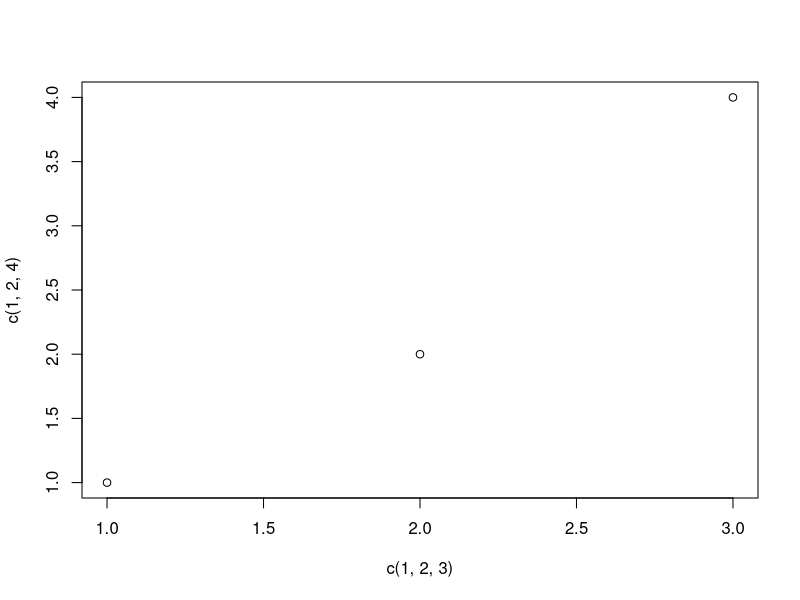
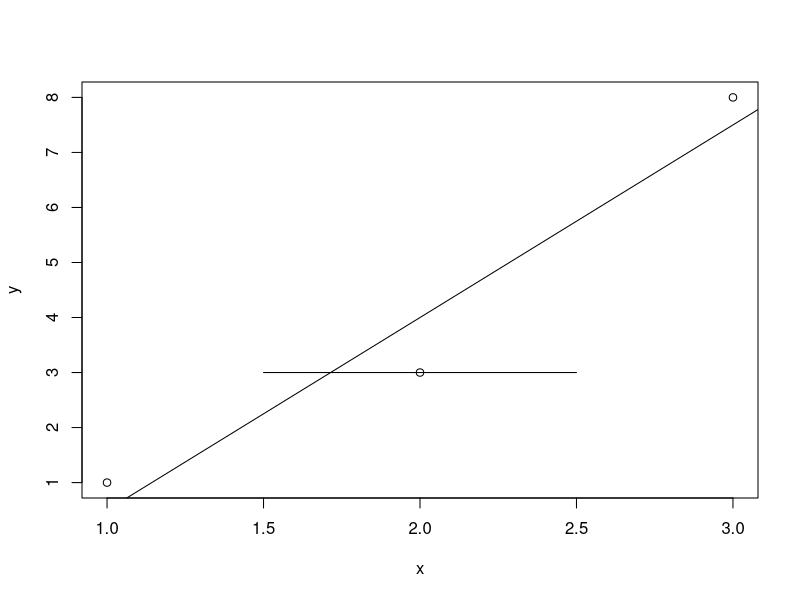
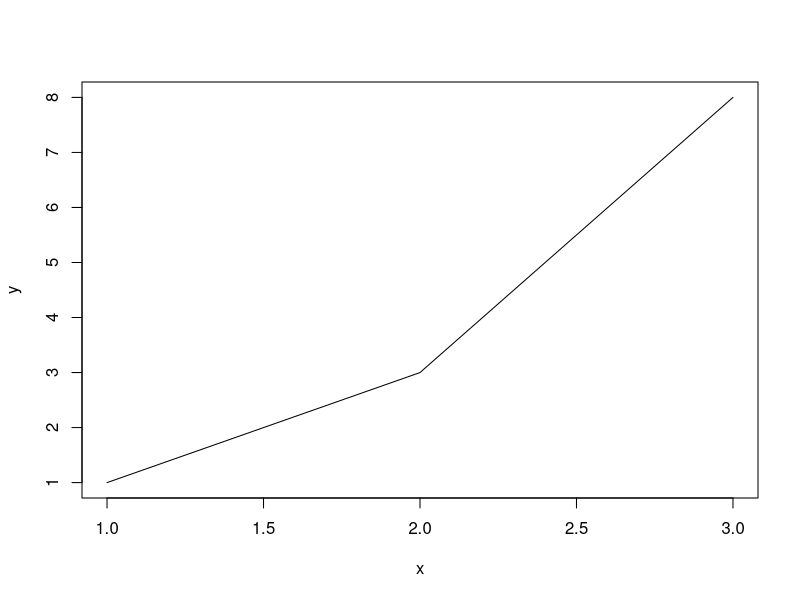
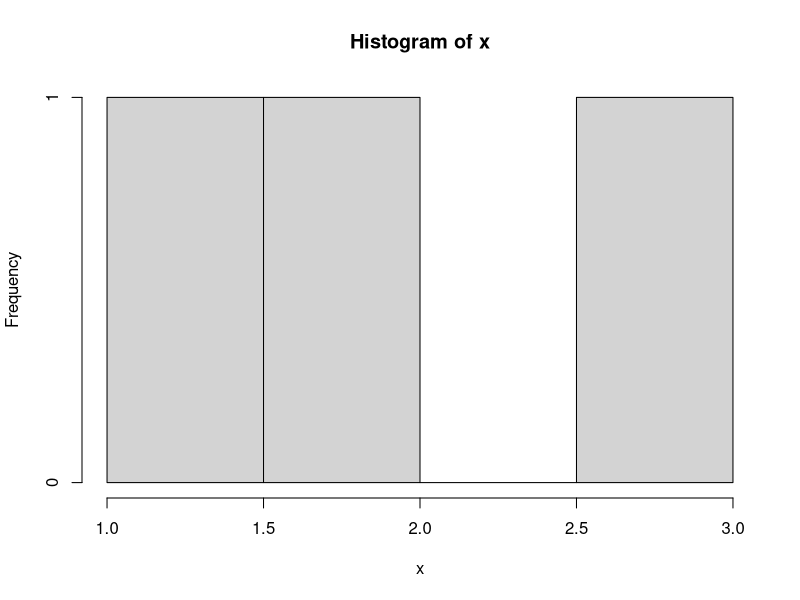
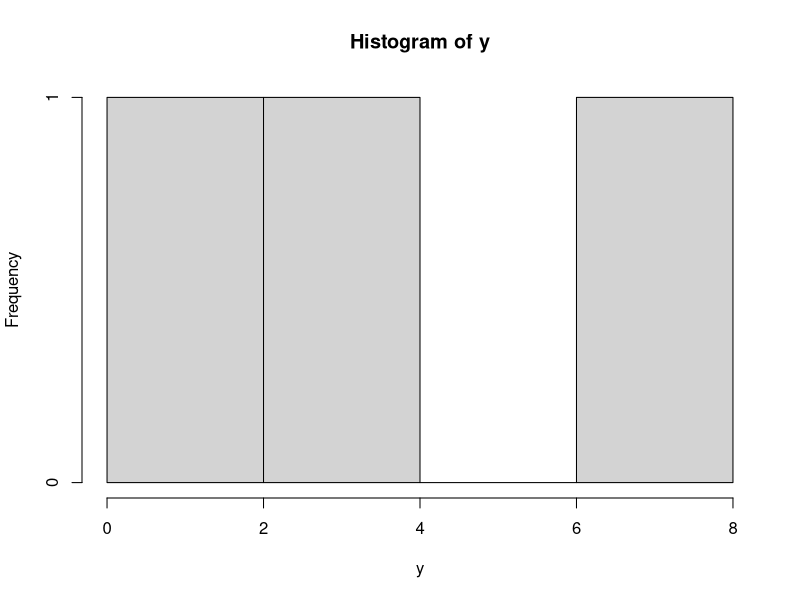
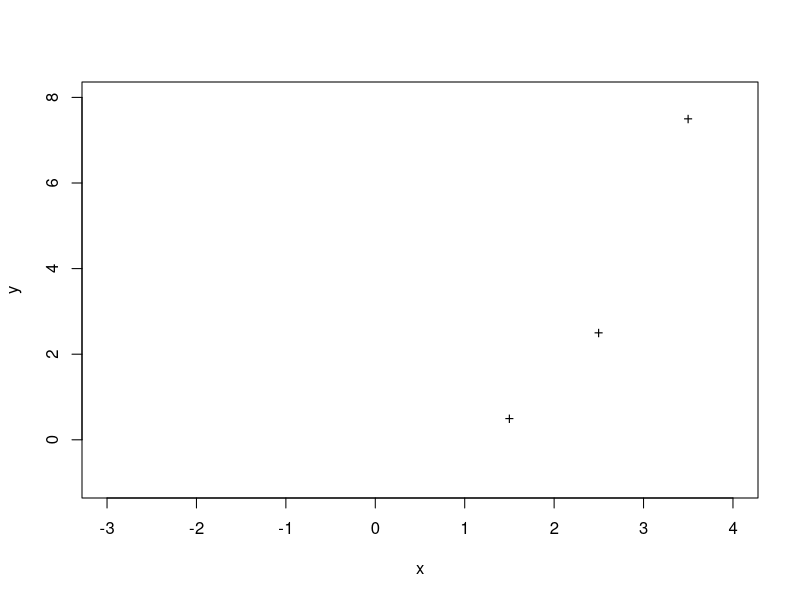
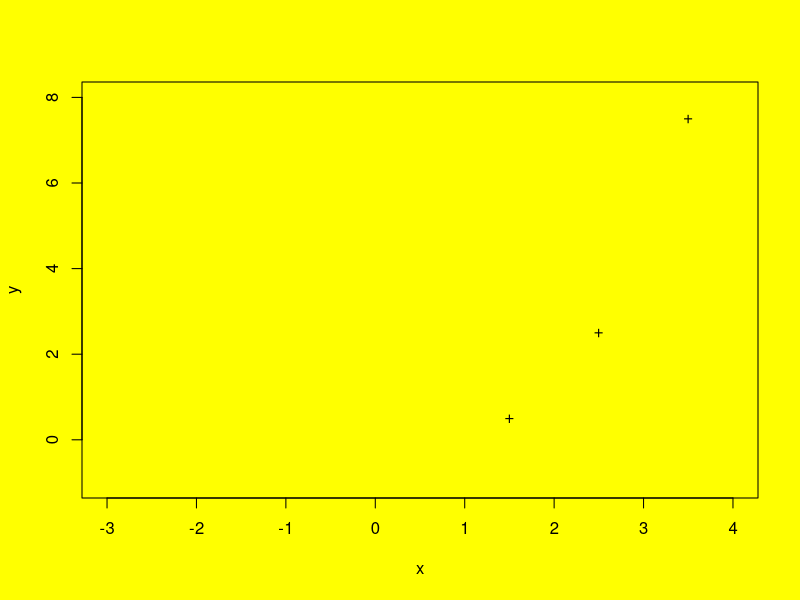
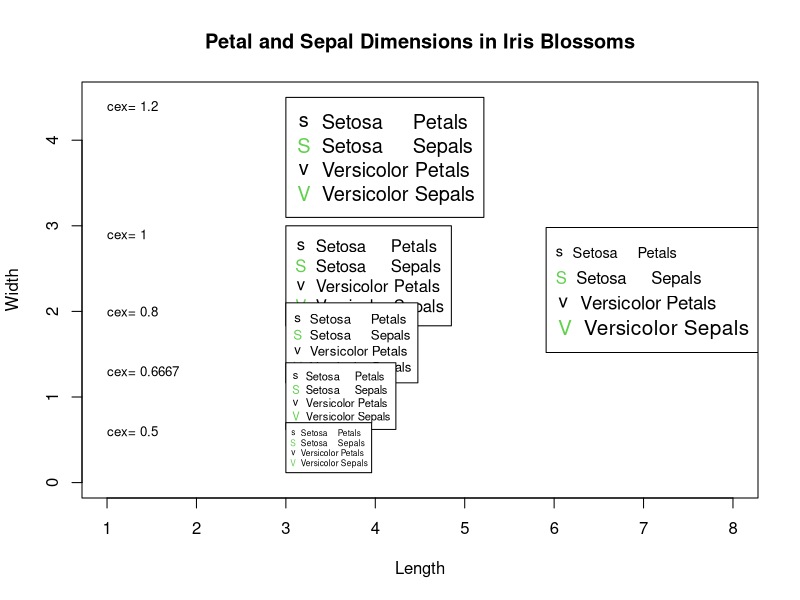

Here is the R script that generated these plots, in order: (Note: this script raises an error after producing the figures.)
#### GEOG 489: Programming for GIS
#### Chunyuan Diao, chunyuan@illinois.edu
#### Lecture 11: String Manipulation and Graphics 


# Some pre-class announcements:
# -- Please read Matloff Chapters 11 (String manipulation) and 12 (Graphics)



######## STRING MANIPULATION, MATLOFF CHAPTER 11 ########
# Being able to manipulate and parse string data is a key
# skill with being able to program batch processes, extract
# data from poorly or oddly formatted datasets, and to
# pull metadata out of files.

### grep()
?grep
# grep(pattern,x) looks for a substring pattern in a vector of 
# strings:
mystrings <- c("Equator","North Pole","South Pole")
grep("Pole",mystrings) 
# The substring "Pole" was found in the 2nd and 3rd positions
grep("pole",mystrings) 
# Capitalization matters!

### nchar()
?nchar # finds the number of characters in a string:
nchar("South Pole") # spaces count

### paste()
?paste # concatenates strings into one string
paste("North","Pole") 
# notice by default a space seperates the elements.
paste("North","Pole",sep="") 
paste("North","Pole",sep=".") 
paste("North","and","South","Poles")
x <- "and"
paste("North",x,"South","Poles")

### sprintf()
# This is called a "string print", where we are
# "printing" to a string s.  The %d refers to 
# non-string variables to be formatted as a decimal.
# The variables are defined after the string in the
# order they are entered.  This is a C function, at
# its core.
?sprintf 
i <- 8
s <- sprintf("the square of %d is %d",i,i^2)
s

### substr()
?substr # Returns a substring given a range of characters:
substr("Equator",start=3,stop=5) # return the 3rd through 5th character

substr("IL001",start=3,stop=5)

### strsplit()
# Splits a string into a vector of substrings based on 
# 	a string delimiter.
?strsplit 
strsplit(c("6-16-2011","9-23-2014","10-2014"),split="-") # notice the output is a list.

### regexpr()
# Finds the character position of the first instance of the
# pattern within the string.
?regexpr()
regexpr(pattern="uat",text="Equator")[1]

### gregexpr()
# This is similar to regexpr but it finds all instances of the pattern:
?gregexpr
regexpr("iss","Mississippi")[1]
gregexpr("iss","Mississippi")[[1]]


### Regular expressions
# A "Regular expression" is a way to search for complex substrings,
# 	and is almost a language in and of itself.  "regex" or "regexp" 
# 	are used in a lot of different languages.  These are much more
# 	complicated than what you may be more used to, which is the 
# 	use of wildcards ("*").
# 
# Many of Rs string functions, by default, use regex, including:
#	grep(), grep1(), regexpr(), gregexpr(), sub(), gsub(), and strsplit().
#
# For instance, bracket expressions search for a single character 
# 	that is found within the brackets, so:
mystrings
grep("[au]",mystrings)
# searches for all strings in which the letter a or u is found,
#	and returns the vector position.
#
# A period represents a single-character wildcard, so:
grep("o.e",mystrings)
# searches for all strings in which the pattern of the letter
#	'o' followed by some single character followed by the letter 'e' 
#	is found.
# Each period represents a wildcard for one character, so we can
#	put multiple periods together:
grep("N..t",mystrings)
# A period in a grep is what is known as a metacharacter, so:
grep(".",c("abc","de","f.g"))
# Returned everything, since there is an arbitrary one-character
#  	element in all of those.  What if we want to search for an 
# 	actual period (element 3)?  We use a double backslash to do this:
grep("\\.",c("abc","de","f.g"))
# The reason for the double backslash is a bit arcane, since a single
# 	backslash is usually our signal for a metacharacter (remember "\n")?




######## GRAPHICS, MATLOFF CHAPTER 12 ########

# One of the things that R is "famous" for is its 
# extremely rich set of graphing capabilities.  
# Unfortunately, this doesn't quite exist for GIS
# graphics yet.  However, we'll take a look at 
# some basic graphing capabilties here.

# First, a word of graphing in R.  There are basically
# two approaches to graphing.  The first is the default
# graphing functions that R comes with. The second is
# a package called "lattice".  We will focus on the former,
# but mention that lattice is a VERY widely used package,
# and allows for vastly exanded graphing capabilities over
# the default package.

### The workhorse of R Base Graphics: the plot() function
?plot
# Plot is a generic function, and is used by a large number
# of objects.  For instance, if we look at plotting two vectors:
plot(x=c(1,2,3),y=c(1,2,4))
# This creates a single point plot, where the pairs are 
# determined element-wise from the two vectors.
# One nice thing about plots is that you can build them
# up in stages.  We can make a blank plot first:
plot(x=c(1,3),y=c(1,8),type="n",xlab="x",ylab="y")
# type = "n" means "no plotting", so you don't see the two points
# (-3,-1) and (3,5) -- instead, these define the ranges of the 
# x and y axes.  xlab and ylab set the labels of the x and y
# axes.

### Adding lines: the abline() function
# To the empty graph, we can now add some points:
x <- c(1,2,3)
y <- c(1,3,8)
points(x,y,xlab="x",ylab="y")
# Notice this didn't overwrite your blank plot,
# it added to it.
# Now, we can add a line created using a linear regression:
lmout <- lm(y ~ x)
lmout
?abline 
abline(lmout)
# abline allows an object of class "lm" as an input.
# We can add a line manually by using the lines() funciton
# and setting the starting and stopping coordinates:
?lines
lines(x=c(1.5,2.5),y=c(3,3))
# We can also connect the dots by setting the type of a plot()
# to "l" for lines:
plot(x=x,y=y,type="l")
# Notice your other items went away.  Whenever you call plot(),
# your current plot is replaced by a new one.  If you want to 
# make multiple plots, you must make a new "window".  This differs
# by system and IDE, but in general:
# For Linux use x11()
# For Mac use quartz()
# For Windows use windows()
# So, if we want to see two histograms:
hist(x)
#quartz()
windows()
hist(y)

### Adding points: the points() function:
plot(x=c(-3,4),y=c(-1,8),type="n",xlab="x",ylab="y")
?points
points(x=c(1.5,2.5,3.5),y=c(0.5,2.5,7.5),pch="+")
# pch refers to the plotting character (symbol).
?par
# par() sets the behavior of all plots made after
# it is run, so to change the background of all new
# plots to be yellow, we can use:
oldpar <- par()
par(bg="yellow")
# par -> oldpar
plot(x=c(-3,4),y=c(-1,8),type="n",xlab="x",ylab="y")
points(x=c(1.5,2.5,3.5),y=c(0.5,2.5,7.5),pch="+")
# par() has a LOT of parameters you can tweak.

### Adding a legend: the legend() function
?legend
par(bg="white")
# We can add legends to our graphs in a lot of ways, 
# you can see some examples using:
example(legend)


### Adding text: the text() function
?text
# We can add text anywhere on the graph using text():
plot(x=c(-3,4),y=c(-1,8),type="n",xlab="x",ylab="y")
points(x=c(1.5,2.5,3.5),y=c(0.5,2.5,7.5),pch="+")
text(x=1.5,y=0.5,"point text") 
# Adds the text at the point 1.5,0.5 on the graph.
# Notice it centers the text over the point.  We might
# have to tweak the positions to look better, e.g.:
plot(x=c(-3,4),y=c(-1,8),type="n",xlab="x",ylab="y")
points(x=c(1.5,2.5,3.5),y=c(0.5,2.5,7.5),pch="+")
text(x=2,y=4,"point text") 

### Pinpointing locations: the locator() function
# Rather than trial and error, you can pinpoint a location
# using the locator() function and the mouse:
locator(1)
# Click on your graph someplace.
# The parameter is how many locations you want to choose,
# so if you want to choose 2 places:
locator(2)
# You could use the locator in the text function to manually
# place the text:
text_location <- locator(1)

text(locator(1),"locator text") 

### Customizing graphs
# R provides a wealth of customization options for graphing:
### Changing character sizes: the cex option
# Note: this is pronounced "kex", and stands for "character expand".
# If you want to bump up the font size, you can use:
text(locator(1),"larger",cex=1.5)
# The value is a multiplier of the base size, so this makes the
# characters 1.5 times their normal size.  Don't confuse this
# with more standad font sizes.

### Changing the range of axes: the xlim and ylim options
x <- c(1,2,3)
y <- c(1,3,8)
plot(x,y)
# Set xlim and ylim to a two-element vector where the first
# element is the minimum of the axis, and the second is the max:
plot(x,y,xlim=c(-10,10),ylim=c(-20,20),xlab="myx",ylab="myy")

### Adding a polygon: the polygon() function
# Don't get too excited yet, this isn't GIS!
f <- function(x) return(1-exp(-x))
?curve
# Curve will draw a function f over an interval
curve(expr=f,from=0,to=2) 
# We can add a polygon that estimates the area 
# under the curve for a small region:
polygon(x=c(1.2,1.4,1.4,1.2),y=c(0,0,f(1.3),f(1.3)),col="gray")
# col refers to the color to fill the polygon with.  We can 
# add other things like striping via the density argument:
curve(expr=f,from=0,to=2) 
polygon(x=c(1.2,1.4,1.4,1.2),y=c(0,0,f(1.3),f(1.3)),density=20)

### Smoothing points: the lowess() and loess() functions
cars # built in dataset of speed vs. distance
# For a data.frame that has two columns, you will plot
# by default the first = x and second = y columns:
plot(cars)
?lowess
lines(lowess(cars))
# This fits a smoothed line to the data.  
# There is another similar function "loess".  
?loess
# Before using these in practice, you should review how they work
# using the help, and understand the parameters.

### Graphing Explicit Functions
?curve
curve(expr=f,from=0,to=2,n=101) 
# Curve uses, by default, 101 equally spaced points for x.
# We can mod this by adjusting the n value:
curve(expr=f,from=0,to=2,n=3) # Only used 5 x values

### Saving graphs to files
# These graphs wouldn't be much good if we couldn't get
# them out of R into some other format.

# Each graphic window or file we want to "print" to
# is considered a graphics device.  We can see all the
# devices currently opened via:
?dev.list
dev.list() # The number refers to the ID of the graphics device.
# Let's open a pdf file to save a plot to:
pdf("d14_multiple.pdf")
dev.list()
# Usually new graphics devices are set to be the "current" device, 
# which we can test by:
?dev.cur
dev.cur() # the pdf device is the current device.
# We can set our in-IDE display window back to the best current by:
?dev.set
dev.set(2) # Set the current graphics device to be ID #2
# Now let's plot some stuff:
curve(expr=f,from=0,to=2) 
# Notice this went to the display device.  What if we want to
# copy this to the PDF file?
?dev.copy(device=2,which=4)
dev.copy(which=4) # Copies the current device contents to the ID
# given by which=.
# The PDF is an OPEN FILE that is being WRITTEN TO.  Like with all
# open files, we must close it before opening it in e.g. Acrobat:
dev.set(4) # Switch to the pdf device.
?dev.off
dev.off() # Turn it off (close it).
# You can now open d12.pdf which should be in your working directory:
getwd()

### Creating 3-d plots:
# Let's load up the more powerful graphics library "lattice":
install.packages("lattice")
library(lattice)
help(package="lattice")
a <- 1:10
b <- 1:15
# Create all possible combinations of a and b:
eg <- expand.grid(x=a,y=b)
# Add a new column that is a function of x and y:
eg$z <- eg$x^2 + eg$x + eg$y
?wireframe
wireframe(z ~ x+y,eg)
# wireframe() requires x and y to form a rectangular grid.
# We can put some colors on it:
wireframe(z ~ x+y,eg,shade=T)

